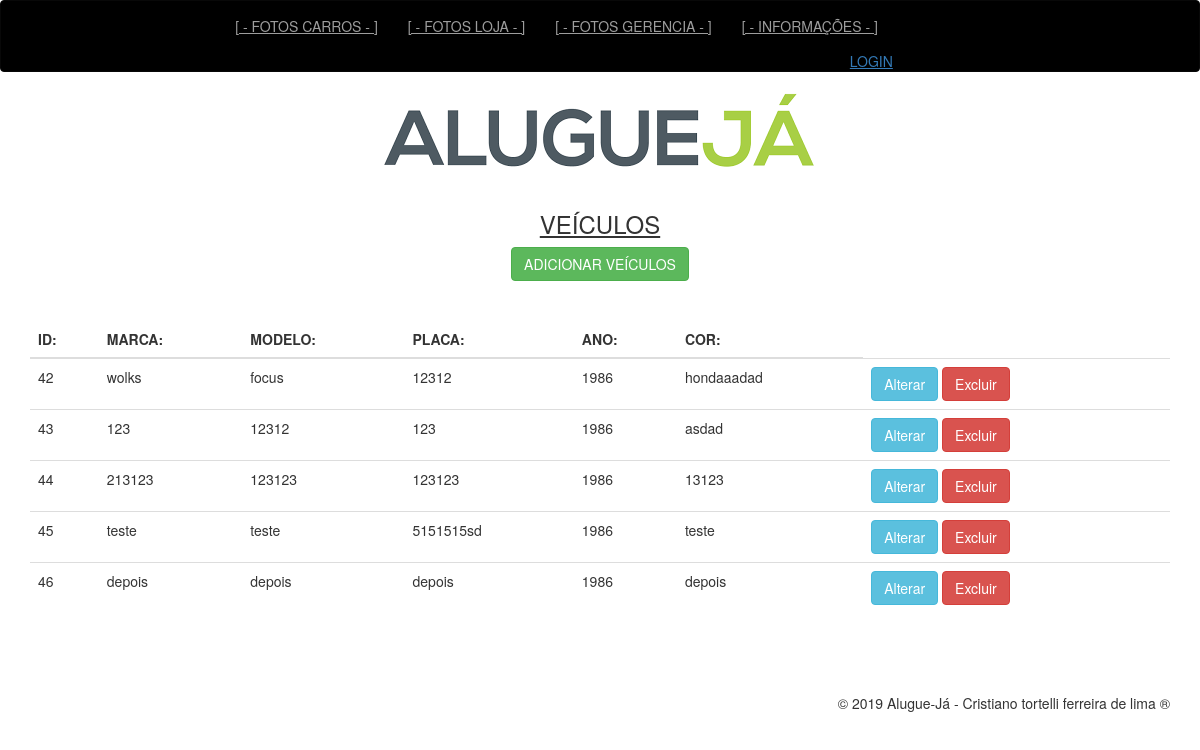
The app's page /alugue/bkp/veiculos.php with its own data.
### tables this page shows
CREATE TABLE `tb_veiculos` (
  `id` int(11) NOT NULL,
  `categoria` varchar(100) NOT NULL,
  `marca` varchar(50) NOT NULL,
  `modelo` varchar(50) NOT NULL,
  `placa` varchar(50) NOT NULL,
  `ano` char(4) NOT NULL,
  `cor` varchar(50) NOT NULL,
  `status` varchar(10) NOT NULL,
  `cpf` varchar(14) DEFAULT NULL,
  `assegurado` varchar(5) DEFAULT NULL
);

### alugue/classes/Veiculos.php (called while the page is built, shortened)
<?php
class Veiculos{
    public function listar(){
        $conexao =  Conexaobd::pegarConexao();
        $query = "SELECT id, categoria, marca, modelo, placa, ano, cor, status, cpf, assegurado FROM tb_veiculos";
        $resultado = $conexao->query($query);
        $lista = $resultado->fetchAll();
        return $lista;
    }
}

### alugue/bkp/veiculos.php (the view, shortened to what this page needs)
<?php require_once 'cabecalho.php';
require_once 'classes\Veiculos.php';
$categoria= new Veiculos();
$lista = $categoria->listar();
?>
<div align="center">
<img src="imagens/alugue.png">
<br><br>
<u><h3>VEÍCULOS</h3></u>
<div align="center">
<a href="veiculos-criar.php" class="btn btn-success">ADICIONAR VEÍCULOS</a>
<br><br>
</div>
<br>
<table class="table">
    <thead>
        <th>ID:</th>
        <th>MARCA:</th>
        <th>MODELO:</th>
        <th>PLACA:</th>
        <th>ANO:</th>
        <th>COR:</th>
    </thead>
    <tbody>
        <?php foreach($lista as $linha){ ?>
        <tr>
            <td><?php echo $linha['id'];?></td>
            <td><?php echo $linha['marca'];?></td>
            <td><?php echo $linha['modelo'];?></td>
            <td><?php echo $linha['placa'];?></td>
            <td><?php echo $linha['ano'];?></td>
            <td><?php echo $linha['cor'];?></td>
            <td>
                <a href="veiculos-editar.php?CODIGO=<?php echo $linha['id'];?>" class="btn btn-info">Alterar</a>
                <a href="veiculos-excluir-get.php?CODIGO=<?php echo $linha['id'];?>" class="btn btn-danger">Excluir</a>
                </td>
            </tr>
        <?php } ?>
    </tbody>
</table>
<br><br>
<div align="right">
  <?php require_once 'rodape.php'; ?>

### alugue/cabecalho.php (shortened to what this page needs)
<!DOCTYPE html>
<html lang="pt-br">
<head>
    <link href="assets/css/bootstrap.min.css" rel="stylesheet">
    <link href="assets/css/app.css" rel="stylesheet">
</head>
<body>
<nav class="navbar navbar-inverse">
    <div class="container">
        <div class="navbar-header">
            <a class="navbar-brand" href="index.php"></a>
        </div>
        <div  id="navbar" class="navbar-collapse collapse">
            <ul class="nav navbar-nav">
                <li><a href="foto_carros.php"><u>[ - FOTOS CARROS - ]</u></a></li>
                <li><a href="foto_loja.php"><u>[ - FOTOS LOJA - ]</u></a></li>
                <li><a href="foto_gerencia.php"><u>[ - FOTOS GERENCIA - ]</u></a></li>
                <li><a href="informacoes.php"><u>[ - INFORMAÇÕES - ]</u></a></li>
                <div align="right">
                  <li><a href="index.php"><u>LOGIN</u></a></li>
        </div>
            </ul>
        </div>
    </div>
</nav>
<div class="container">

### alugue/rodape.php
<br>
<footer>
    <p>&copy; 2019 Alugue-Já - Cristiano tortelli ferreira de lima ®</p>
</footer>
</div>
</body>
</html>

### alugue/assets/css/app.css (style rules this page uses)
.navbar-inverse { background-color: black; }

### records on screen
tb_veiculos: id "42", marca "wolks", modelo "focus", placa "12312", ano "1986", cor "hondaaadad"
tb_veiculos: id "43", marca "123", modelo "12312", placa "123", ano "1986", cor "asdad"
tb_veiculos: id "44", marca "213123", modelo "123123", placa "123123", ano "1986", cor "13123"
tb_veiculos: id "45", marca "teste", modelo "teste", placa "5151515sd", ano "1986", cor "teste"
tb_veiculos: id "46", marca "depois", modelo "depois", placa "depois", ano "1986", cor "depois"
